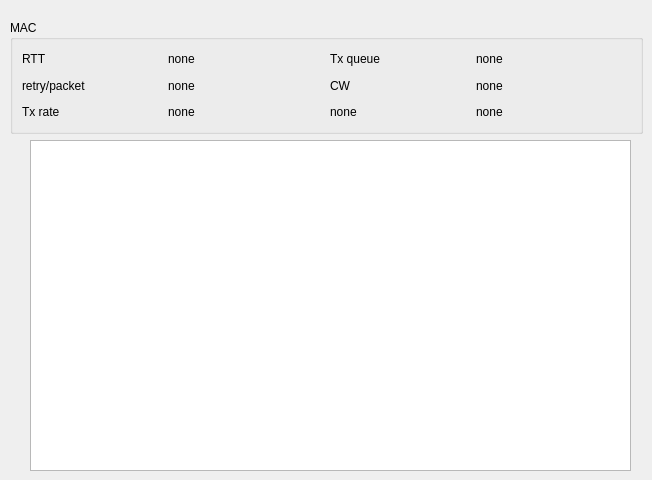
     <widget class="QWidget" name="tab_5">
      <attribute name="title">
       <string>Link Layer</string>
      </attribute>
      <widget class="QGroupBox" name="groupBox_7">
       <property name="geometry">
        <rect>
         <x>10</x>
         <y>20</y>
         <width>633</width>
         <height>114</height>
        </rect>
       </property>
       <property name="title">
        <string>MAC</string>
       </property>
       <layout class="QGridLayout" name="gridLayout_3">
        <item row="0" column="0">
         <layout class="QHBoxLayout" name="horizontalLayout_23">
          <item>
           <widget class="QLabel" name="rttLabel">
            <property name="minimumSize">
             <size>
              <width>120</width>
              <height>0</height>
             </size>
            </property>
            <property name="maximumSize">
             <size>
              <width>120</width>
              <height>16777215</height>
             </size>
            </property>
            <property name="toolTip">
             <string>round trip time</string>
            </property>
            <property name="text">
             <string>RTT</string>
            </property>
           </widget>
          </item>
          <item>
           <spacer name="horizontalSpacer_33">
            <property name="orientation">
             <enum>Qt::Horizontal</enum>
            </property>
            <property name="sizeType">
             <enum>QSizePolicy::Fixed</enum>
            </property>
            <property name="sizeHint" stdset="0">
             <size>
              <width>20</width>
              <height>20</height>
             </size>
            </property>
           </spacer>
          </item>
          <item>
           <widget class="QLabel" name="rttValue">
            <property name="text">
             <string>none</string>
            </property>
           </widget>
          </item>
          <item>
           <spacer name="horizontalSpacer_34">
            <property name="orientation">
             <enum>Qt::Horizontal</enum>
            </property>
            <property name="sizeHint" stdset="0">
             <size>
              <width>40</width>
              <height>20</height>
             </size>
            </property>
           </spacer>
          </item>
         </layout>
        </item>
        <item row="0" column="1">
         <layout class="QHBoxLayout" name="horizontalLayout_20">
          <item>
           <widget class="QLabel" name="txQueueLabel">
            <property name="minimumSize">
             <size>
              <width>120</width>
              <height>0</height>
             </size>
            </property>
            <property name="maximumSize">
             <size>
              <width>120</width>
              <height>16777215</height>
             </size>
            </property>
            <property name="toolTip">
             <string>transmit queue state</string>
            </property>
            <property name="text">
             <string>Tx queue</string>
            </property>
           </widget>
          </item>
          <item>
           <spacer name="horizontalSpacer_27">
            <property name="orientation">
             <enum>Qt::Horizontal</enum>
            </property>
            <property name="sizeType">
             <enum>QSizePolicy::Fixed</enum>
            </property>
            <property name="sizeHint" stdset="0">
             <size>
              <width>20</width>
              <height>20</height>
             </size>
            </property>
           </spacer>
          </item>
          <item>
           <widget class="QLabel" name="txQueueValue">
            <property name="text">
             <string>none</string>
            </property>
           </widget>
          </item>
          <item>
           <spacer name="horizontalSpacer_28">
            <property name="orientation">
             <enum>Qt::Horizontal</enum>
            </property>
            <property name="sizeHint" stdset="0">
             <size>
              <width>40</width>
              <height>20</height>
             </size>
            </property>
           </spacer>
          </item>
         </layout>
        </item>
        <item row="1" column="0">
         <layout class="QHBoxLayout" name="horizontalLayout_21">
          <item>
           <widget class="QLabel" name="retransLabel">
            <property name="minimumSize">
             <size>
              <width>120</width>
              <height>0</height>
             </size>
            </property>
            <property name="maximumSize">
             <size>
              <width>120</width>
              <height>16777215</height>
             </size>
            </property>
            <property name="toolTip">
             <string>packet retransmissions per packet</string>
            </property>
            <property name="text">
             <string>retry/packet</string>
            </property>
           </widget>
          </item>
          <item>
           <spacer name="horizontalSpacer_29">
            <property name="orientation">
             <enum>Qt::Horizontal</enum>
            </property>
            <property name="sizeType">
             <enum>QSizePolicy::Fixed</enum>
            </property>
            <property name="sizeHint" stdset="0">
             <size>
              <width>20</width>
              <height>20</height>
             </size>
            </property>
           </spacer>
          </item>
          <item>
           <widget class="QLabel" name="retransValue">
            <property name="text">
             <string>none</string>
            </property>
           </widget>
          </item>
          <item>
           <spacer name="horizontalSpacer_30">
            <property name="orientation">
             <enum>Qt::Horizontal</enum>
            </property>
            <property name="sizeHint" stdset="0">
             <size>
              <width>40</width>
              <height>20</height>
             </size>
            </property>
           </spacer>
          </item>
         </layout>
        </item>
        <item row="1" column="1">
         <layout class="QHBoxLayout" name="horizontalLayout_22">
          <item>
           <widget class="QLabel" name="cwLabel">
            <property name="minimumSize">
             <size>
              <width>120</width>
              <height>0</height>
             </size>
            </property>
            <property name="maximumSize">
             <size>
              <width>120</width>
              <height>16777215</height>
             </size>
            </property>
            <property name="toolTip">
             <string>contention windos state (min/current/max)</string>
            </property>
            <property name="text">
             <string>CW</string>
            </property>
           </widget>
          </item>
          <item>
           <spacer name="horizontalSpacer_31">
            <property name="orientation">
             <enum>Qt::Horizontal</enum>
            </property>
            <property name="sizeType">
             <enum>QSizePolicy::Fixed</enum>
            </property>
            <property name="sizeHint" stdset="0">
             <size>
              <width>20</width>
              <height>20</height>
             </size>
            </property>
           </spacer>
          </item>
          <item>
           <widget class="QLabel" name="cwValue">
            <property name="text">
             <string>none</string>
            </property>
           </widget>
          </item>
          <item>
           <spacer name="horizontalSpacer_32">
            <property name="orientation">
             <enum>Qt::Horizontal</enum>
            </property>
            <property name="sizeHint" stdset="0">
             <size>
              <width>40</width>
              <height>20</height>
             </size>
            </property>
           </spacer>
          </item>
         </layout>
        </item>
        <item row="2" column="0">
         <layout class="QHBoxLayout" name="horizontalLayout_24">
          <item>
           <widget class="QLabel" name="txRateLabel">
            <property name="minimumSize">
             <size>
              <width>120</width>
              <height>0</height>
             </size>
            </property>
            <property name="maximumSize">
             <size>
              <width>120</width>
              <height>16777215</height>
             </size>
            </property>
            <property name="toolTip">
             <string>Transmit rate (packets per second)</string>
            </property>
            <property name="text">
             <string>Tx rate</string>
            </property>
           </widget>
          </item>
          <item>
           <spacer name="horizontalSpacer_35">
            <property name="orientation">
             <enum>Qt::Horizontal</enum>
            </property>
            <property name="sizeType">
             <enum>QSizePolicy::Fixed</enum>
            </property>
            <property name="sizeHint" stdset="0">
             <size>
              <width>20</width>
              <height>20</height>
             </size>
            </property>
           </spacer>
          </item>
          <item>
           <widget class="QLabel" name="txRateValue">
            <property name="text">
             <string>none</string>
            </property>
           </widget>
          </item>
          <item>
           <spacer name="horizontalSpacer_36">
            <property name="orientation">
             <enum>Qt::Horizontal</enum>
            </property>
            <property name="sizeHint" stdset="0">
             <size>
              <width>40</width>
              <height>20</height>
             </size>
            </property>
           </spacer>
          </item>
         </layout>
        </item>
        <item row="2" column="1">
         <layout class="QHBoxLayout" name="horizontalLayout_25">
          <item>
           <widget class="QLabel" name="retransLabel_3">
            <property name="minimumSize">
             <size>
              <width>120</width>
              <height>0</height>
             </size>
            </property>
            <property name="maximumSize">
             <size>
              <width>120</width>
              <height>16777215</height>
             </size>
            </property>
            <property name="toolTip">
             <string>none</string>
            </property>
            <property name="text">
             <string>none</string>
            </property>
           </widget>
          </item>
          <item>
           <spacer name="horizontalSpacer_37">
            <property name="orientation">
             <enum>Qt::Horizontal</enum>
            </property>
            <property name="sizeType">
             <enum>QSizePolicy::Fixed</enum>
            </property>
            <property name="sizeHint" stdset="0">
             <size>
              <width>20</width>
              <height>20</height>
             </size>
            </property>
           </spacer>
          </item>
          <item>
           <widget class="QLabel" name="retransValue_3">
            <property name="text">
             <string>none</string>
            </property>
           </widget>
          </item>
          <item>
           <spacer name="horizontalSpacer_38">
            <property name="orientation">
             <enum>Qt::Horizontal</enum>
            </property>
            <property name="sizeHint" stdset="0">
             <size>
              <width>40</width>
              <height>20</height>
             </size>
            </property>
           </spacer>
          </item>
         </layout>
        </item>
       </layout>
      </widget>
      <widget class="QTableWidget" name="neighborTable">
       <property name="geometry">
        <rect>
         <x>30</x>
         <y>140</y>
         <width>601</width>
         <height>331</height>
        </rect>
       </property>
      </widget>
     </widget>
